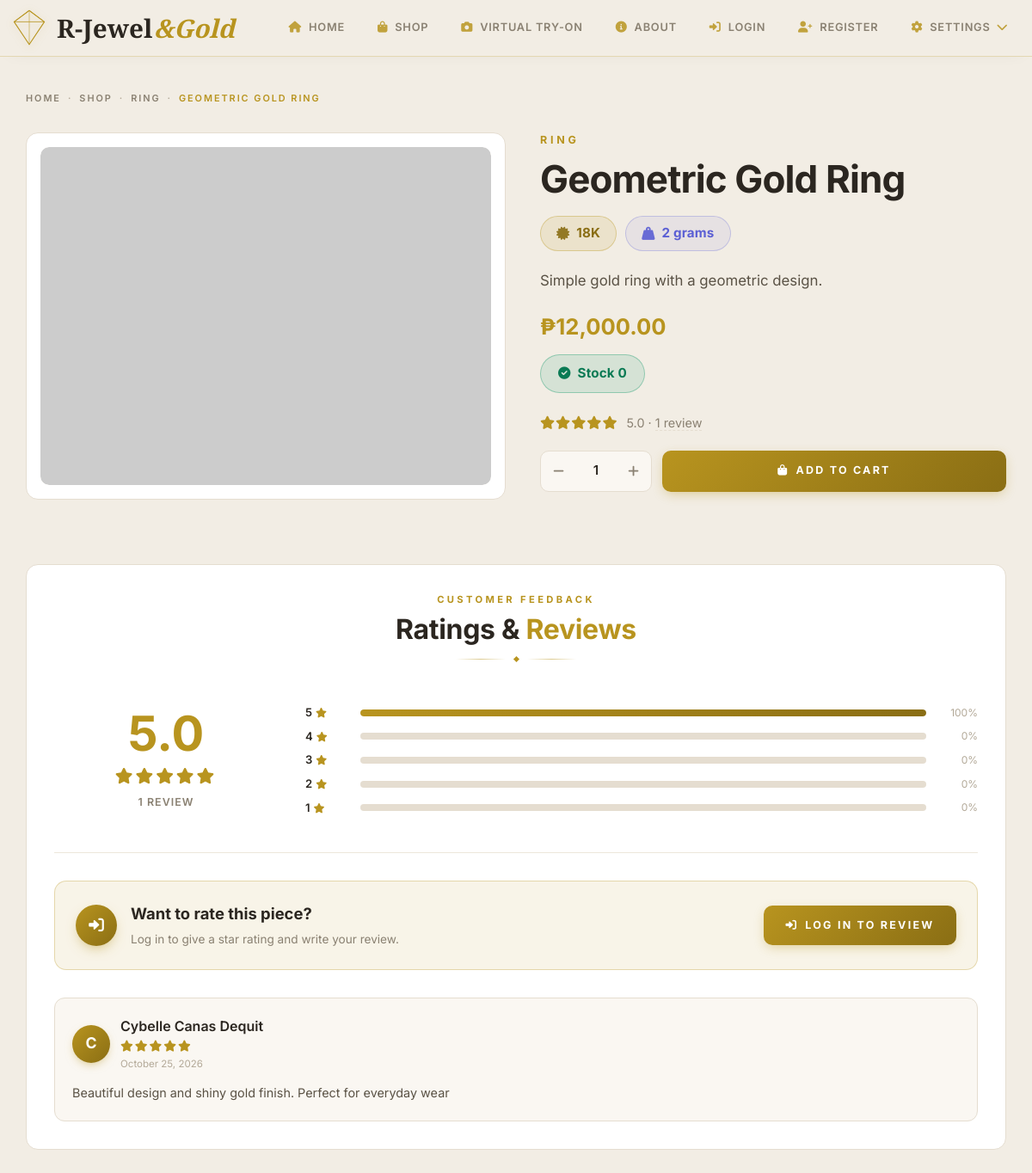
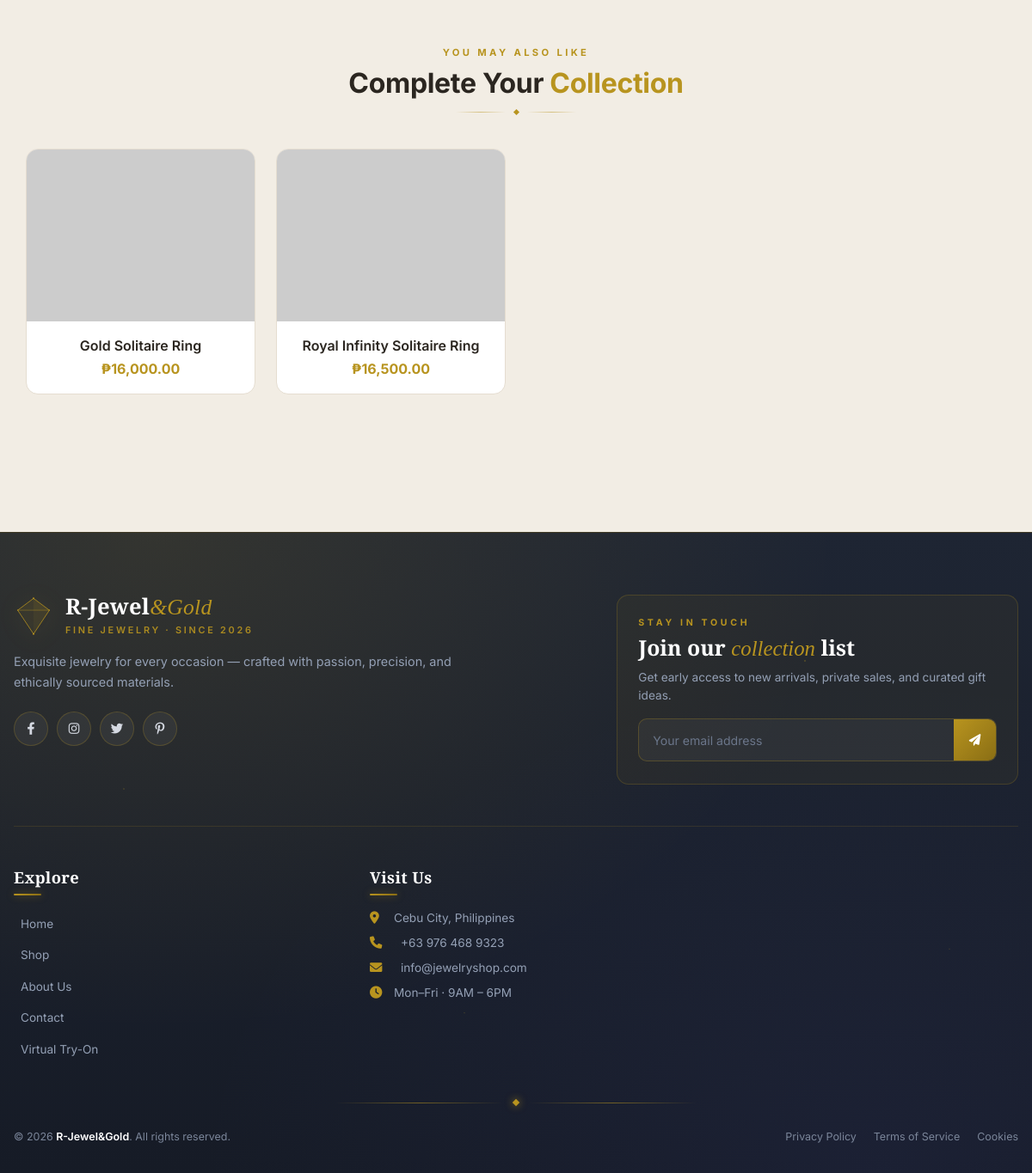
The app's page /jewelryshop/User/product-details.php?id=21 with its own data (2 pictures, top to bottom).
### tables this page shows
CREATE TABLE `products` (
  `id` int(11) NOT NULL,
  `name` varchar(200) NOT NULL,
  `description` text DEFAULT NULL,
  `price` decimal(10,2) NOT NULL,
  `category_id` int(11) DEFAULT NULL,
  `stock` int(11) DEFAULT 0,
  `released_stock` int(11) NOT NULL DEFAULT 0,
  `sold_stock` int(11) NOT NULL DEFAULT 0,
  `image` varchar(255) DEFAULT NULL,
  `featured` tinyint(1) DEFAULT 0,
  `created_at` timestamp NOT NULL DEFAULT current_timestamp(),
  `updated_at` timestamp NOT NULL DEFAULT current_timestamp() ON UPDATE current_timestamp(),
  `karat` varchar(20) DEFAULT NULL,
  `weight` decimal(10,2) DEFAULT NULL,
  `unreleased_stock` int(11) DEFAULT 0
);

CREATE TABLE `categories` (
  `id` int(11) NOT NULL,
  `name` varchar(100) NOT NULL,
  `description` text DEFAULT NULL,
  `image` varchar(255) DEFAULT NULL,
  `created_at` timestamp NOT NULL DEFAULT current_timestamp()
);

CREATE TABLE `reviews` (
  `id` int(11) NOT NULL,
  `product_id` int(11) NOT NULL,
  `user_id` int(11) NOT NULL,
  `order_id` int(11) DEFAULT NULL,
  `rating` tinyint(4) NOT NULL,
  `title` varchar(150) DEFAULT NULL,
  `comment` text NOT NULL,
  `is_verified` tinyint(1) NOT NULL DEFAULT 0,
  `status` varchar(20) NOT NULL DEFAULT 'approved',
  `created_at` timestamp NOT NULL DEFAULT current_timestamp(),
  `updated_at` timestamp NOT NULL DEFAULT current_timestamp() ON UPDATE current_timestamp()
);

CREATE TABLE `users` (
  `id` int(11) NOT NULL,
  `username` varchar(50) NOT NULL,
  `email` varchar(100) NOT NULL,
  `email_verified` tinyint(1) NOT NULL DEFAULT 0,
  `verification_token` varchar(64) DEFAULT NULL,
  `verification_expires` datetime DEFAULT NULL,
  `password` varchar(255) NOT NULL,
  `full_name` varchar(100) NOT NULL,
  `phone` varchar(20) DEFAULT NULL,
  `address` text DEFAULT NULL,
  `role` enum('admin','user') DEFAULT 'user',
  `created_at` timestamp NOT NULL DEFAULT current_timestamp(),
  `updated_at` timestamp NOT NULL DEFAULT current_timestamp() ON UPDATE current_timestamp(),
  `reset_token` varchar(64) DEFAULT NULL,
  `reset_expires` datetime DEFAULT NULL,
  `failed_logins` int(11) NOT NULL DEFAULT 0,
  `lockout_until` datetime DEFAULT NULL
);

### jewelryshop/Includes/Auth.php (called while the page is built, shortened)
<?php
class Auth {
    public function isLoggedIn() {
        return isset($_SESSION['user_id']);
    }
}
?>

### jewelryshop/User/Product-Details.php (the view, shortened to what this page needs)
<?php
require_once '../includes/auth.php';
$db = null;
try { $database = new Database(); $db = $database->getConnection(); } catch (Throwable $e) { $db = null; }
$auth = $db ? new Auth($db) : null;
$is_logged_in = $auth && $auth->isLoggedIn();
function safe_query($db, $sql, $params = []) {
    try { $s = $db->prepare($sql); $s->execute($params); return $s->fetchAll(PDO::FETCH_ASSOC); }
    catch (Throwable $e) { error_log("safe_query: " . $e->getMessage()); return []; }
}
$product_id = (int)($_GET['id'] ?? 0);
$rows = safe_query($db, "
    SELECT p.*, c.name AS category_name,
           COALESCE(p.released_stock, 0) AS released_stock
    FROM products p
    LEFT JOIN categories c ON p.category_id = c.id
    WHERE p.id = :id
", [':id' => $product_id]);
$product = $rows[0] ?? null;
$stats_rows = safe_query($db, "
    SELECT COUNT(*) AS total, AVG(rating) AS avg,
           SUM(rating=5) AS r5, SUM(rating=4) AS r4,
           SUM(rating=3) AS r3, SUM(rating=2) AS r2, SUM(rating=1) AS r1
    FROM reviews WHERE product_id = :pid AND status = 'approved'
", [':pid' => $product_id]);
$stats = array_merge(
    ['total' => 0, 'avg' => 0, 'r5' => 0, 'r4' => 0, 'r3' => 0, 'r2' => 0, 'r1' => 0],
    $stats_rows[0] ?? []
);
$avg_rating    = $stats['avg'] ? round((float)$stats['avg'], 1) : 0;
$total_reviews = (int)$stats['total'];
$per_page    = 5;
$review_page = max(1, (int)($_GET['review_page'] ?? 1));
$offset      = ($review_page - 1) * $per_page;
$reviews = safe_query($db, "
    SELECT r.*, u.full_name
    FROM reviews r
    JOIN users u ON u.id = r.user_id
    WHERE r.product_id = :pid AND r.status = 'approved'
    ORDER BY r.updated_at DESC
    LIMIT $per_page OFFSET $offset
", [':pid' => $product_id]);
$related_products = safe_query($db, "
    SELECT * FROM products
    WHERE category_id = :cid AND id != :pid AND stock > 0
    ORDER BY RAND() LIMIT 4
", [':cid' => (int)$product['category_id'], ':pid' => $product_id]);
$stock_total    = (int)($product['stock'] ?? 0);
$released_stock = (int)($product['released_stock'] ?? 0);
$karat          = trim((string)($product['karat'] ?? ''));
$weight_raw     = $product['weight'];
$has_weight     = ($weight_raw !== null && $weight_raw !== '' && (float)$weight_raw > 0);
$weight_display = $has_weight ? rtrim(rtrim(number_format((float)$weight_raw, 2, '.', ''), '0'), '.') : '';
?>
<?php include '../includes/header.php'; ?>
<div class="container product-container">
    <nav class="lux-breadcrumb">
        <a href="index.php">Home</a><span class="sep">·</span>
        <a href="shop.php">Shop</a><span class="sep">·</span>
        <?php if (!empty($product['category_name'])): ?>
            <a href="shop.php?category=<?php echo (int)$product['category_id']; ?>"><?php echo htmlspecialchars($product['category_name']); ?></a>
            <span class="sep">·</span>
        <?php endif; ?>
        <span class="current"><?php echo htmlspecialchars($product['name']); ?></span>
    </nav>
    <div class="row g-4">
        <div class="col-lg-6">
            <div class="product-gallery">
                <div class="main-image-wrap">
                    <img src="../uploads/<?php echo htmlspecialchars($product['image'] ?? 'placeholder.jpg'); ?>"
                         onerror="this.onerror=null;this.src='https://via.placeholder.com/800x600/ede7db/8a8172?text=Jewelry'"
                         class="main-image" id="mainImage"
                         alt="<?php echo htmlspecialchars($product['name']); ?>">
                </div>
            </div>
        </div>
        <div class="col-lg-6">
            <div class="product-info">
                <p class="product-eyebrow"><?php echo htmlspecialchars($product['category_name'] ?? 'Jewelry'); ?></p>
                <h1 class="product-title-lg"><?php echo htmlspecialchars($product['name']); ?></h1>
                <?php if ($karat !== '' || $has_weight): ?>
                <div class="spec-chips">
                    <?php if ($karat !== ''): ?>
                        <span class="spec-chip karat">
                            <i class="fas fa-certificate"></i> <?php echo htmlspecialchars($karat); ?>
                        </span>
                    <?php endif; ?>
                    <?php if ($has_weight): ?>
                        <span class="spec-chip weight">
                            <i class="fas fa-weight-hanging"></i> <?php echo htmlspecialchars($weight_display); ?> grams
                        </span>
                    <?php endif; ?>
                </div>
                <?php endif; ?>
                <p class="product-description">
                    <?php echo nl2br(htmlspecialchars($product['description'] ?? 'Exquisitely crafted piece from our signature collection.')); ?>
                </p>
                <div class="product-price-lg">₱<?php echo number_format((float)$product['price'], 2); ?></div>
                <div class="stock-chip-row">
                    <span class="stock-pill stock">
                        <i class="fas fa-check-circle"></i> Stock <?php echo $released_stock; ?>
                    </span>
                </div>
                <div class="rating-mini">
                    <span class="stars">
                        <?php
                        for ($i = 1; $i <= 5; $i++) {
                            if ($i <= floor($avg_rating)) echo '<i class="fas fa-star"></i>';
                            elseif ($i - 0.5 <= $avg_rating) echo '<i class="fas fa-star-half-alt"></i>';
                            else echo '<i class="far fa-star"></i>';
                        }
                        ?>
                    </span>
                    <?php if ($total_reviews > 0): ?>
                        <span><?php echo number_format($avg_rating, 1); ?> · <a href="#reviews"><?php echo $total_reviews; ?> review<?php echo $total_reviews == 1 ? '' : 's'; ?></a></span>
                    <?php else: ?>
                        <span><a href="#reviews">Be the first to review</a></span>
                    <?php endif; ?>
                </div>
                <?php if ($stock_total > 0): ?>
                <div class="add-to-cart-row">
                    <div class="quantity-selector">
                        <button type="button" class="quantity-btn" id="qtyMinus"><i class="fas fa-minus"></i></button>
                        <input type="number" id="quantity" class="quantity-input" value="1" min="1" max="<?php echo $stock_total; ?>">
                        <button type="button" class="quantity-btn" id="qtyPlus"><i class="fas fa-plus"></i></button>
                    </div>
                    <button type="button" class="btn-lux btn-lux-gold"
                            id="addToCartBtn"
                            data-product-id="<?php echo (int)$product['id']; ?>">
                        <i class="fas fa-shopping-bag"></i> Add to Cart
                    </button>
                </div>
                <?php endif; ?>
            </div>
        </div>
    </div>
    <section class="reviews-section" id="reviews">
        <div class="section-head">
            <p class="eyebrow">Customer Feedback</p>
            <h2>Ratings & <em>Reviews</em></h2>
            <div class="small-divider"><span class="line"></span><span class="diamond"></span><span class="line"></span></div>
        </div>
        <div class="ratings-summary">
            <div class="big-rating">
                <?php if ($total_reviews > 0): ?>
                    <span class="score"><?php echo number_format($avg_rating, 1); ?></span>
                    <div class="stars-lg">
                        <?php
                        for ($i = 1; $i <= 5; $i++) {
                            if ($i <= floor($avg_rating)) echo '<i class="fas fa-star"></i>';
                            elseif ($i - 0.5 <= $avg_rating) echo '<i class="fas fa-star-half-alt"></i>';
                            else echo '<i class="far fa-star"></i>';
                        }
                        ?>
                    </div>
                    <div class="count"><?php echo $total_reviews; ?> review<?php echo $total_reviews == 1 ? '' : 's'; ?></div>
                <?php else: ?>
                    <span class="score">—</span>
                    <div class="stars-lg"><i class="far fa-star"></i><i class="far fa-star"></i><i class="far fa-star"></i><i class="far fa-star"></i><i class="far fa-star"></i></div>
                    <div class="no-reviews">No reviews yet</div>
                <?php endif; ?>
            </div>
            <div class="rating-bars">
                <?php for ($star = 5; $star >= 1; $star--):
                    $count = (int)($stats['r' . $star] ?? 0);
                    $pct   = $total_reviews > 0 ? round(($count / $total_reviews) * 100) : 0;
                ?>
                    <div class="bar-row">
                        <span class="label"><?php echo $star; ?> <i class="fas fa-star"></i></span>
                        <div class="bar-track"><div class="bar-fill" data-pct="<?php echo $pct; ?>"></div></div>
                        <span class="pct"><?php echo $pct; ?>%</span>
                    </div>
                <?php endfor; ?>
            </div>
        </div>
        <?php if (!$is_logged_in): ?>
            <div class="review-cta">
                <div class="icon"><i class="fas fa-sign-in-alt"></i></div>
                <div class="text">
                    <strong>Want to rate this piece?</strong>
                    <span>Log in to give a star rating and write your review.</span>
                </div>
                <a href="login.php?redirect=<?php echo urlencode('product-details.php?id=' . $product_id . '#reviews'); ?>"
                   class="btn-lux btn-lux-gold">
                    <i class="fas fa-sign-in-alt"></i> Log In to Review
                </a>
            </div>
        <?php endif; ?>
        <?php if (empty($reviews)): ?>
            <div class="reviews-empty">
                <i class="fas fa-comment-dots"></i>
                <h4>No reviews yet</h4>
                <p>Be the first to share your experience with this piece.</p>
            </div>
        <?php else: ?>
            <div class="review-list">
                <?php foreach ($reviews as $rev): ?>
                    <article class="review-card">
                        <div class="review-head">
                            <div class="review-avatar"><?php echo strtoupper(substr($rev['full_name'] ?? 'U', 0, 1)); ?></div>
                            <div class="review-meta">
                                <div class="review-author">
                                    <?php echo htmlspecialchars($rev['full_name'] ?? 'Anonymous'); ?>
                                </div>
                                <div class="review-stars">
                                    <?php
                                    $r = (int)$rev['rating'];
                                    for ($i = 1; $i <= 5; $i++) echo $i <= $r ? '<i class="fas fa-star"></i>' : '<i class="far fa-star"></i>';
                                    ?>
                                </div>
                                <div class="review-date"><?php echo date('F d, Y', strtotime($rev['updated_at'] ?? $rev['created_at'])); ?></div>
                            </div>
                        </div>
                        <p class="review-body"><?php echo nl2br(htmlspecialchars($rev['comment'])); ?></p>
                    </article>
                <?php endforeach; ?>
            </div>
        <?php endif; ?>
    </section>
    <?php if (!empty($related_products)): ?>
    <section class="related-section">
        <div class="section-head">
            <p class="eyebrow">You May Also Like</p>
            <h2>Complete Your <em>Collection</em></h2>
            <div class="small-divider"><span class="line"></span><span class="diamond"></span><span class="line"></span></div>
        </div>
        <div class="row g-4">
            <?php foreach ($related_products as $rp): ?>
            <div class="col-md-6 col-lg-3">
                <a href="product-details.php?id=<?php echo (int)$rp['id']; ?>" class="rec-product-card">
                    <img src="../uploads/<?php echo htmlspecialchars($rp['image'] ?? 'placeholder.jpg'); ?>"
                         onerror="this.onerror=null;this.src='https://via.placeholder.com/400x300/ede7db/8a8172?text=Jewelry'"
                         alt="<?php echo htmlspecialchars($rp['name']); ?>" loading="lazy">
                    <div class="rec-product-info">
                        <div class="rec-product-name"><?php echo htmlspecialchars($rp['name']); ?></div>
                        <div class="rec-product-price">₱<?php echo number_format((float)$rp['price'], 2); ?></div>
                    </div>
                </a>
            </div>
            <?php endforeach; ?>
        </div>
    </section>
    <?php endif; ?>
</div>
<?php include '../includes/footer.php'; ?>

### jewelryshop/Assets/Css/Style.css (style rules this page uses)
:root { --primary-color: #667eea; --secondary-color: #764ba2; --dark-color: #333; --light-color: #f4f4f4; --success-color: #28a745; --danger-color: #dc3545; --warning-color: #ffc107; }
* { margin: 0; padding: 0; box-sizing: border-box; }
body { font-family: 'Segoe UI', Tahoma, Geneva, Verdana, sans-serif; overflow-x: hidden; background-color: #f8f9fa; }
.quantity-input { width: 70px; text-align: center; }
.product-gallery { position: sticky; top: 20px; }
.main-image { width: 100%; border-radius: 10px; margin-bottom: 10px; }

### records on screen
products: category.name "RING", name "GEOMETRIC GOLD RING", name "Geometric Gold Ring", karat "18K", weight "2", description "Simple gold ring with a geometric design.", price "12,000.00"
reviews: user.full_name "C", user.full_name "Cybelle Canas Dequit", rating 5 (drawn), updated_at "October 25, 2026", comment "Beautiful design and shiny gold finish. Perfect for everyday wear"
products: name "Gold Solitaire Ring", price "16,000.00"
products: name "Royal Infinity Solitaire Ring", price "16,500.00"

### other values on screen
$released_stock "0"
$avg_rating "5.0"
$total_reviews "1"
$pct "100"
$pct "0"
